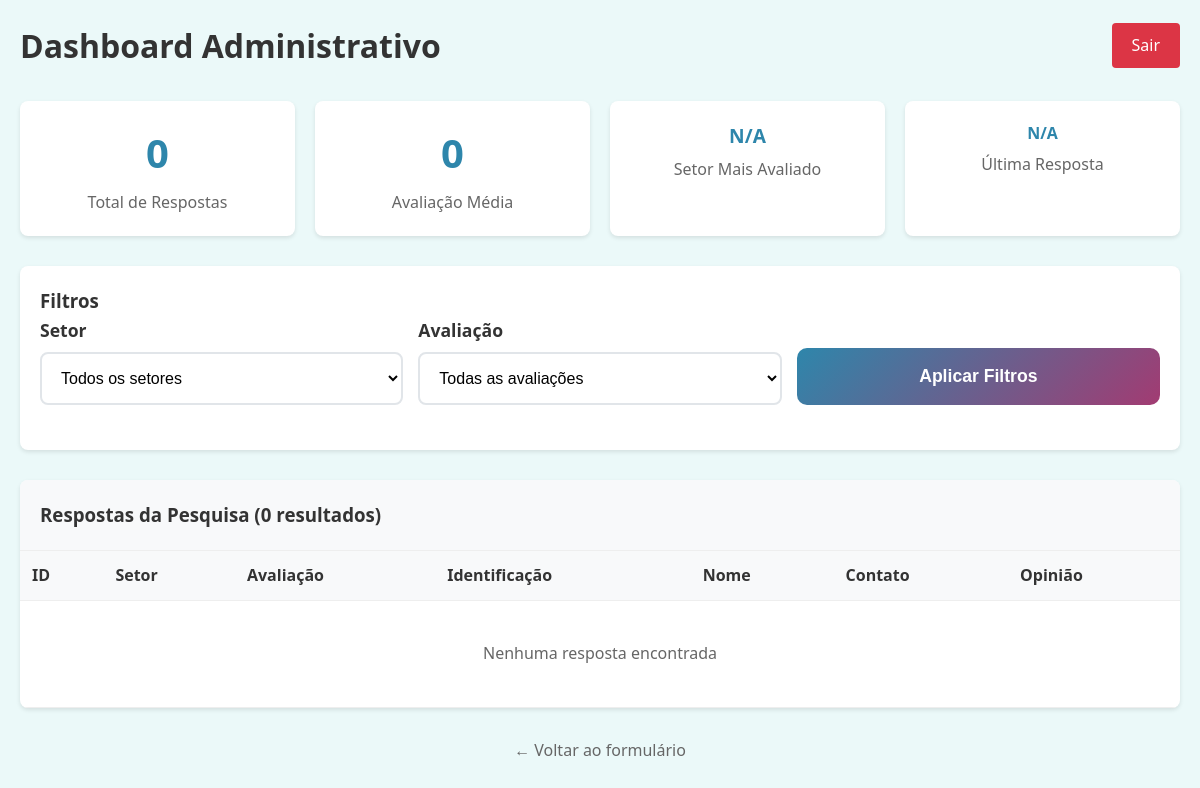
/admin/dashboard (signed in), run on an earlier commit of the app's database.
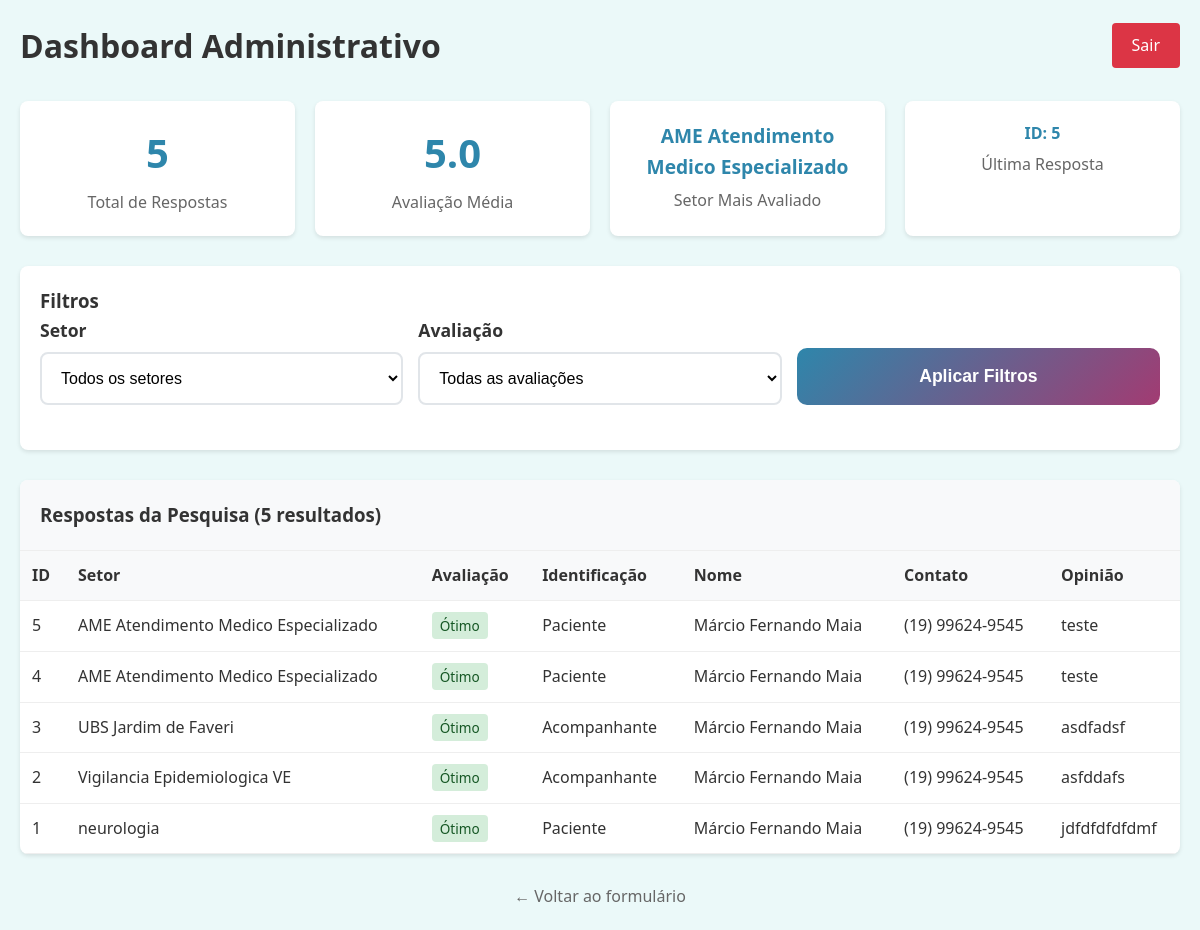
And on a later commit of the database.
### tables this page shows
CREATE TABLE respostas (
            id INTEGER PRIMARY KEY AUTOINCREMENT,
            setor TEXT,
            avaliacao TEXT,
            identificacao TEXT,
            nome TEXT,
            contato TEXT,
            opiniao TEXT
        );

### app.py (the view)
@app.route('/admin/dashboard')
def admin_dashboard():
    if not session.get('admin_logged_in'):
        return redirect(url_for('admin_login'))
    try:
        conn = get_db_connection()
        has_data_resposta = check_column_exists(conn, 'respostas', 'data_resposta')
        total_respostas = conn.execute('SELECT COUNT(*) as count FROM respostas').fetchone()['count']
        avaliacoes_map = {'pessimo': 1, 'ruim': 2, 'regular': 3, 'bom': 4, 'otimo': 5}
        avaliacoes = conn.execute('SELECT avaliacao FROM respostas').fetchall()
        if avaliacoes:
            soma = sum(avaliacoes_map.get(av['avaliacao'], 0) for av in avaliacoes)
            media = round(soma / len(avaliacoes), 1)
        else:
            media = 0
        setor_mais_avaliado = conn.execute('''
            SELECT setor, COUNT(*) as count
            FROM respostas
            GROUP BY setor
            ORDER BY count DESC
            LIMIT 1
        ''').fetchone()
        if has_data_resposta:
            ultima_resposta = conn.execute('''
                SELECT data_resposta
                FROM respostas
                WHERE data_resposta IS NOT NULL
                ORDER BY id DESC
                LIMIT 1
            ''').fetchone()
            ultima_info = ultima_resposta['data_resposta'] if ultima_resposta else 'N/A'
        else:
            ultima_resposta = conn.execute('''
                SELECT id
                FROM respostas
                ORDER BY id DESC
                LIMIT 1
            ''').fetchone()
            ultima_info = f"ID: {ultima_resposta['id']}" if ultima_resposta else 'N/A'
        setor_filtro = request.args.get('setor', '')
        avaliacao_filtro = request.args.get('avaliacao', '')
        if has_data_resposta:
            base_query = 'SELECT id, setor, avaliacao, identificacao, nome, contato, opiniao, data_resposta FROM respostas WHERE 1=1'
        else:
            base_query = 'SELECT id, setor, avaliacao, identificacao, nome, contato, opiniao, "Registro #" || id as data_resposta FROM respostas WHERE 1=1'
        params = []
        if setor_filtro:
            base_query += ' AND setor = ?'
            params.append(setor_filtro)
        if avaliacao_filtro:
            base_query += ' AND avaliacao = ?'
            params.append(avaliacao_filtro)
        base_query += ' ORDER BY id DESC'
        respostas = conn.execute(base_query, params).fetchall()
        setores_unicos = conn.execute('SELECT DISTINCT setor FROM respostas ORDER BY setor').fetchall()
        conn.close()
        estatisticas = {
            'total_respostas': total_respostas,
            'avaliacao_media': media,
            'setor_mais_avaliado': setor_mais_avaliado['setor'].replace('_', ' ') if setor_mais_avaliado else 'N/A',
            'ultima_resposta': ultima_info
        }
        return render_template('admin_dashboard.html',
                             estatisticas=estatisticas,
                             respostas=respostas,
                             setores_unicos=setores_unicos,
                             setor_filtro=setor_filtro,
                             avaliacao_filtro=avaliacao_filtro,
                             has_data_resposta=has_data_resposta)
    except Exception as e:
        return f"<h1>Erro Debug:</h1><p>{str(e)}</p><a href='/admin/login'>Voltar</a>"

### app.py (called while the page is built)
def get_db_connection():
    conn = sqlite3.connect('pesquisa.db')
    conn.row_factory = sqlite3.Row
    return conn

def check_column_exists(conn, table_name, column_name):
    cursor = conn.cursor()
    cursor.execute(f"PRAGMA table_info({table_name})")
    columns = [column[1] for column in cursor.fetchall()]
    return column_name in columns

@app.after_request
def add_security_headers(response):
    response.headers['X-Content-Type-Options'] = 'nosniff'
    response.headers['X-Frame-Options'] = 'DENY'
    response.headers['X-XSS-Protection'] = '1; mode=block'
    return response

### templates/admin_dashboard.html (shortened to what the changed rows need)
<!DOCTYPE html>
<html lang="pt-BR">
<head>
    <link rel="stylesheet" href="{{ url_for('static', filename='css/styles.css') }}">
</head>
<body>
    <div class="dashboard-container">
        <div class="admin-header">
            <h1 style="color: #333; margin: 0;">Dashboard Administrativo</h1>
        </div>
        <div class="stats-grid">
            <div class="stat-card">
                <div class="stat-number">{{ estatisticas.total_respostas }}</div>
                <div class="stat-label">Total de Respostas</div>
            </div>
            <div class="stat-card">
                <div class="stat-number">{{ estatisticas.avaliacao_media }}</div>
                <div class="stat-label">Avaliação Média</div>
            </div>
            <div class="stat-card">
                <div class="stat-number" style="font-size: 1.2em;">{{ estatisticas.setor_mais_avaliado }}</div>
                <div class="stat-label">Setor Mais Avaliado</div>
            </div>
            <div class="stat-card">
                <div class="stat-number" style="font-size: 1em;">{{ estatisticas.ultima_resposta }}</div>
                <div class="stat-label">Última Resposta</div>
            </div>
        </div>
        <div class="table-container">
            <div class="table-header">
                <h3 style="margin: 0;">Respostas da Pesquisa ({{ respostas|length }} resultados)</h3>
            </div>
            <div class="overflow-scroll">
                <table class="data-table">
                    <thead>
                        <tr>
                            <th>ID</th>
                            <th>Setor</th>
                            <th>Avaliação</th>
                            <th>Identificação</th>
                            <th>Nome</th>
                            <th>Contato</th>
                            <th>Opinião</th>
                        </tr>
                    </thead>
                    <tbody>
                        {% if respostas %}
                            {% for resposta in respostas %}
                                <tr>
                                    <td>{{ resposta.id }}</td>
                                    <td>{{ resposta.setor.replace('_', ' ') }}</td>
                                    <td>
                                        <span class="badge badge-{{ resposta.avaliacao }}">
                                            {% if resposta.avaliacao == 'otimo' %}Ótimo
                                            {% elif resposta.avaliacao == 'bom' %}Bom
                                            {% elif resposta.avaliacao == 'regular' %}Regular
                                            {% elif resposta.avaliacao == 'ruim' %}Ruim
                                            {% elif resposta.avaliacao == 'pessimo' %}Péssimo
                                            {% endif %}
                                        </span>
                                    </td>
                                    <td>{{ resposta.identificacao|title }}</td>
                                    <td>{{ resposta.nome or '-' }}</td>
                                    <td>{{ resposta.contato or '-' }}</td>
                                    <td style="max-width: 300px; overflow: hidden; text-overflow: ellipsis;">
                                        {{ resposta.opiniao or '-' }}
                                    </td>
                                </tr>
                            {% endfor %}
                        {% else %}
                            <tr>
                                <td colspan="7" style="text-align: center; color: #666; padding: 40px;">
                                    Nenhuma resposta encontrada
                                </td>
                            </tr>
                        {% endif %}
                    </tbody>
                </table>
            </div>
        </div>
    </div>
</body>
</html>

What changed in the data, as far as the page shows it:
added respostas: id "5", setor.replace "AME Atendimento Medico Especializado", avaliacao "Ótimo", identificacao "Paciente", nome "Márcio Fernando Maia", contato "(19) 99624-9545", opiniao "teste"
added respostas: id "4", setor.replace "AME Atendimento Medico Especializado", avaliacao "Ótimo", identificacao "Paciente", nome "Márcio Fernando Maia", contato "(19) 99624-9545", opiniao "teste"
added respostas: id "3", setor.replace "UBS Jardim de Faveri", avaliacao "Ótimo", identificacao "Acompanhante", nome "Márcio Fernando Maia", contato "(19) 99624-9545", opiniao "asdfadsf"
added respostas: id "2", setor.replace "Vigilancia Epidemiologica VE", avaliacao "Ótimo", identificacao "Acompanhante", nome "Márcio Fernando Maia", contato "(19) 99624-9545", opiniao "asfddafs"
added respostas: id "1", setor.replace "neurologia", avaliacao "Ótimo", identificacao "Paciente", nome "Márcio Fernando Maia", contato "(19) 99624-9545", opiniao "jdfdfdfdfdmf"
Also different on the page:
{{ estatisticas.total_respostas }}: "0" → "5"
{{ estatisticas.avaliacao_media }}: "0" → "5.0"
{{ estatisticas.setor_mais_avaliado }}: "N/A" → "AME Atendimento Medico Especializado"
{{ estatisticas.ultima_resposta }}: "N/A" → "ID: 5"
{{ respostas|length }}: "0" → "5"
text no longer shown: "Nenhuma resposta encontrada"
